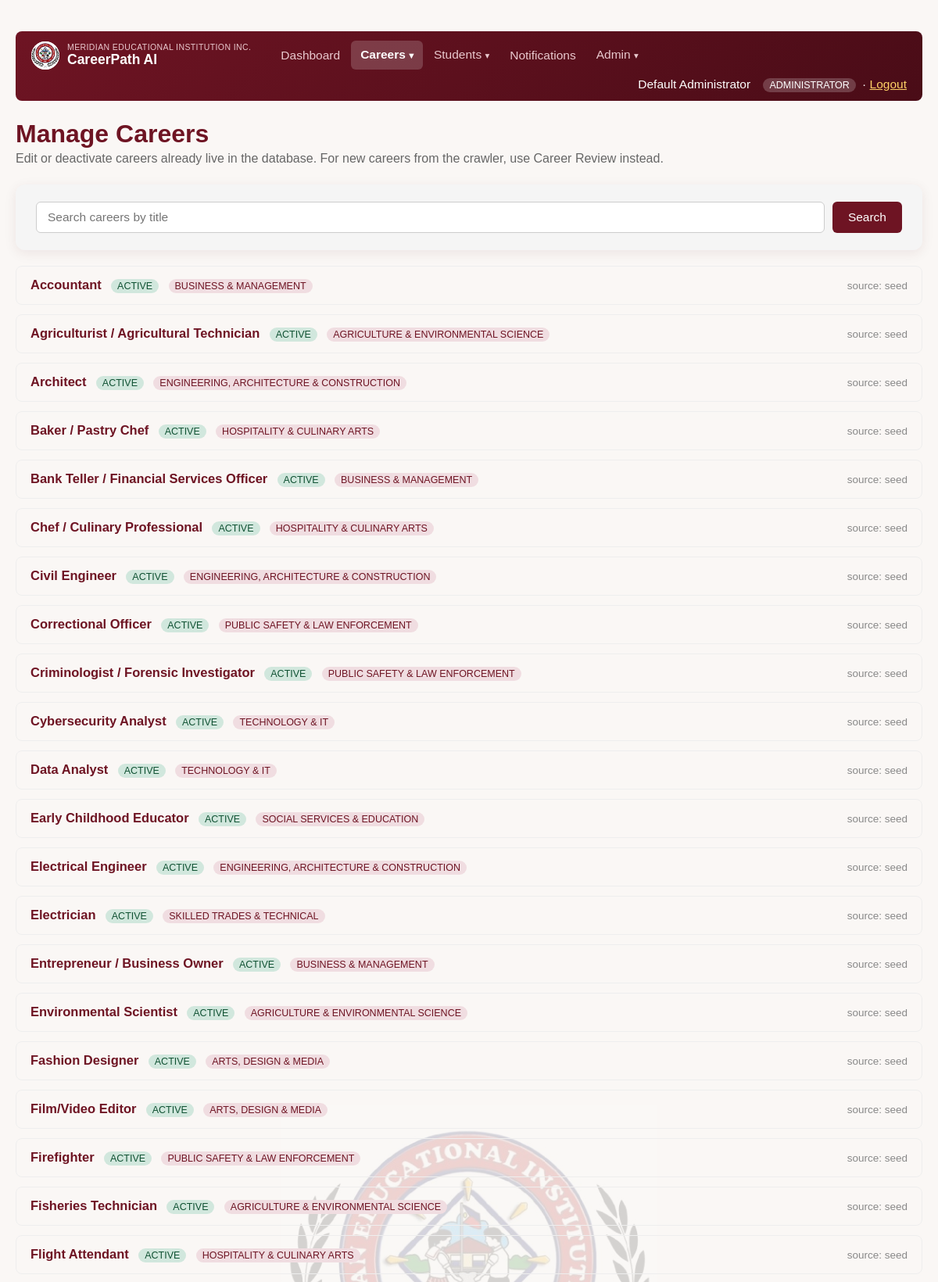
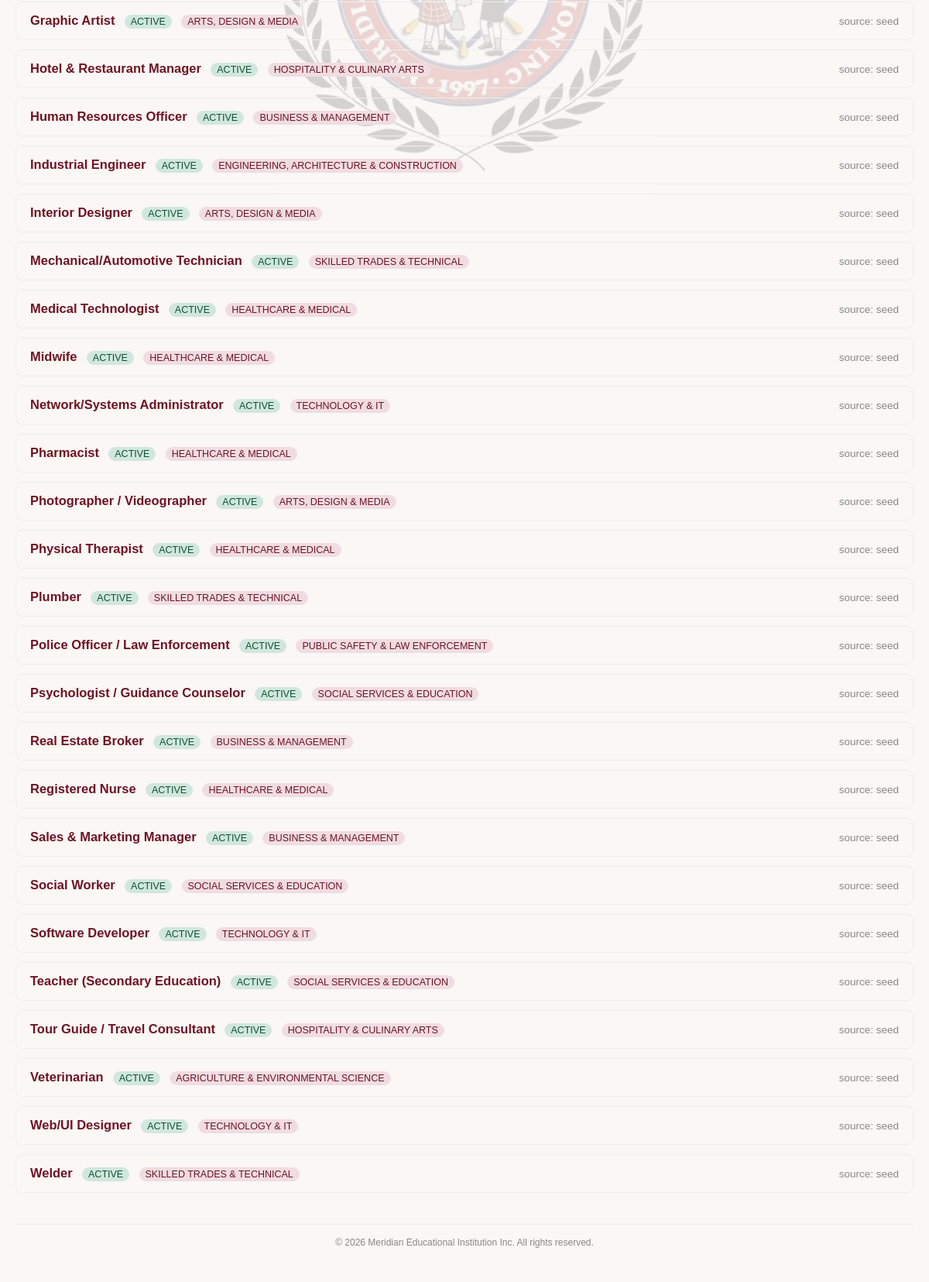
Page /php/careers_manage.php (signed in) on the committed database (2 pictures, top to bottom).
### tables this page shows
CREATE TABLE careers (
    career_id           INT AUTO_INCREMENT PRIMARY KEY,
    career_title         VARCHAR(150) NOT NULL,
     
     
     
     
     
     
     
    career_category      VARCHAR(100) NULL,
    description          TEXT,
    daily_task           TEXT,
    educational_pathway  VARCHAR(255),
     
     
     
     
     
     
     
    key_subjects         VARCHAR(255) NULL,
    r_score              INT NOT NULL,  
    i_score              INT NOT NULL,  
    a_score              INT NOT NULL,  
    s_score              INT NOT NULL,  
    e_score              INT NOT NULL,  
    c_score              INT NOT NULL,  
    source               VARCHAR(50) DEFAULT 'seed',
     
     
     
     
     
    career_scope         ENUM('local','international') NOT NULL DEFAULT 'local',
     
     
     
    status               ENUM('active','pending','inactive') DEFAULT 'active',
    created_at           TIMESTAMP DEFAULT CURRENT_TIMESTAMP
);

### php/careers_manage.php (the view, shortened to what this page needs)
<?php
require_once __DIR__ . '/change_log_helper.php';
$pdo = get_db();
$refreshedCareerId = null;
$search = trim($_GET['q'] ?? '');
if ($search !== '') {
    $stmt = $pdo->prepare("SELECT * FROM careers WHERE career_title LIKE :like ORDER BY career_title LIMIT 200");
    $stmt->execute(['like' => '%' . $search . '%']);
} else {
    $stmt = $pdo->query("SELECT * FROM careers ORDER BY career_title LIMIT 200");
}
$careers = $stmt->fetchAll();
?>
<!DOCTYPE html>
<html lang="en">
<head>
</head>
<body>
    <img src="assets/img/logo.png" alt="" class="site-watermark">
    <div class="wrap">
        <?php require __DIR__ . '/nav.php'; ?>
        <h1>Manage Careers</h1>
        <p class="subtitle">Edit or deactivate careers already live in the database. For new careers from the crawler, use Career Review instead.</p>
        <div class="panel">
            <form class="search-form" method="GET">
                <input type="text" name="q" value="<?= htmlspecialchars($search) ?>" placeholder="Search careers by title">
                <button type="submit">Search</button>
            </form>
        </div>
        <?php foreach ($careers as $c): ?>
            <?php
                $wasRefreshed = $refreshedCareerId === (int) $c['career_id'];
            ?>
            <details class="career-row" <?= $wasRefreshed ? 'open' : '' ?>>
                <summary>
                    <span>
                        <span class="title"><?= htmlspecialchars($c['career_title']) ?></span>
                        <span class="status-tag status-<?= htmlspecialchars($c['status']) ?>"><?= htmlspecialchars($c['status']) ?></span>
                        <?php if ($c['career_category']): ?>
                            <span class="status-tag" style="background:#f0dde1;color:#6e1423;"><?= htmlspecialchars($c['career_category']) ?></span>
                        <?php else: ?>
                            <span class="status-tag" style="background:#fff3cd;color:#856404;">uncategorized</span>
                        <?php endif; ?>
                    </span>
                    <span class="meta">source: <?= htmlspecialchars($c['source'] ?? 'seed') ?></span>
                </summary>
            </details>
        <?php endforeach; ?>
    </div>
<?php require __DIR__ . '/footer.php'; ?>
</body>
</html>

### php/careers_manage.php (style rules this page uses)
* { box-sizing: border-box; }
body { font-family: Arial, sans-serif; margin: 0; padding: 40px 20px; color: #222; background: #faf7f5; }
.wrap { max-width: 1280px; margin: 0 auto; }
h1 { color: #6e1423; margin-bottom: 4px; }
.subtitle { color: #666; margin-top: 0; margin-bottom: 24px; }
.panel { background: #f5f5f5; border-radius: 12px; box-shadow: 0 4px 16px rgba(74,12,23,0.08); padding: 22px 26px; margin-bottom: 20px; }
.search-form { display: flex; gap: 10px; }
.search-form input[type=text] { flex: 1; padding: 10px 14px; border: 1px solid #ccc; border-radius: 6px; font-size: 15.5px; }
.search-form button { padding: 10px 20px; background: #6e1423; color: #fff; border: none; border-radius: 6px; font-size: 15.5px; cursor: pointer; transition: transform 0.12s ease, box-shadow 0.12s ease, background-color 0.15s ease; }
.career-row { border: 1px solid #eee; border-radius: 8px; padding: 14px 18px; margin-bottom: 12px; }
.career-row summary { cursor: pointer; list-style: none; display: flex; justify-content: space-between; align-items: center; font-size: 15.5px; }
.career-row summary .title { font-weight: bold; color: #6e1423; font-size: 16.5px; }
.career-row summary .meta { color: #888; font-size: 13.5px; }
.status-tag { display: inline-block; padding: 2px 8px; border-radius: 10px; font-size: 12.5px; text-transform: uppercase; margin-left: 8px; }
.status-active { background: #d1e7dd; color: #0f5132; }
input[type=text], textarea { width: 100%; padding: 6px 8px; border: 1px solid #ccc; border-radius: 4px; font-family: inherit; box-sizing: border-box; }
.site-watermark { position: fixed; top: 50%; left: 50%; transform: translate(-50%, -50%); width: 480px; max-width: 60vw; opacity: 0.15; z-index: -1; pointer-events: none; user-select: none; }

### rows in the picture
careers: career_title "Accountant", status "ACTIVE", career_category "BUSINESS & MANAGEMENT", source "seed"
careers: career_title "Agriculturist / Agricultural Technician", status "ACTIVE", career_category "AGRICULTURE & ENVIRONMENTAL SCIENCE", source "seed"
careers: career_title "Architect", status "ACTIVE", career_category "ENGINEERING, ARCHITECTURE & CONSTRUCTION", source "seed"
careers: career_title "Baker / Pastry Chef", status "ACTIVE", career_category "HOSPITALITY & CULINARY ARTS", source "seed"
careers: career_title "Bank Teller / Financial Services Officer", status "ACTIVE", career_category "BUSINESS & MANAGEMENT", source "seed"
careers: career_title "Chef / Culinary Professional", status "ACTIVE", career_category "HOSPITALITY & CULINARY ARTS", source "seed"
careers: career_title "Civil Engineer", status "ACTIVE", career_category "ENGINEERING, ARCHITECTURE & CONSTRUCTION", source "seed"
careers: career_title "Correctional Officer", status "ACTIVE", career_category "PUBLIC SAFETY & LAW ENFORCEMENT", source "seed"
careers: career_title "Criminologist / Forensic Investigator", status "ACTIVE", career_category "PUBLIC SAFETY & LAW ENFORCEMENT", source "seed"
careers: career_title "Cybersecurity Analyst", status "ACTIVE", career_category "TECHNOLOGY & IT", source "seed"
careers: career_title "Data Analyst", status "ACTIVE", career_category "TECHNOLOGY & IT", source "seed"
careers: career_title "Early Childhood Educator", status "ACTIVE", career_category "SOCIAL SERVICES & EDUCATION", source "seed"
careers: career_title "Electrical Engineer", status "ACTIVE", career_category "ENGINEERING, ARCHITECTURE & CONSTRUCTION", source "seed"
careers: career_title "Electrician", status "ACTIVE", career_category "SKILLED TRADES & TECHNICAL", source "seed"
careers: career_title "Entrepreneur / Business Owner", status "ACTIVE", career_category "BUSINESS & MANAGEMENT", source "seed"
careers: career_title "Environmental Scientist", status "ACTIVE", career_category "AGRICULTURE & ENVIRONMENTAL SCIENCE", source "seed"
careers: career_title "Fashion Designer", status "ACTIVE", career_category "ARTS, DESIGN & MEDIA", source "seed"
careers: career_title "Film/Video Editor", status "ACTIVE", career_category "ARTS, DESIGN & MEDIA", source "seed"
careers: career_title "Firefighter", status "ACTIVE", career_category "PUBLIC SAFETY & LAW ENFORCEMENT", source "seed"
careers: career_title "Fisheries Technician", status "ACTIVE", career_category "AGRICULTURE & ENVIRONMENTAL SCIENCE", source "seed"
careers: career_title "Flight Attendant", status "ACTIVE", career_category "HOSPITALITY & CULINARY ARTS", source "seed"
careers: career_title "Graphic Artist", status "ACTIVE", career_category "ARTS, DESIGN & MEDIA", source "seed"
careers: career_title "Hotel & Restaurant Manager", status "ACTIVE", career_category "HOSPITALITY & CULINARY ARTS", source "seed"
careers: career_title "Human Resources Officer", status "ACTIVE", career_category "BUSINESS & MANAGEMENT", source "seed"
careers: career_title "Industrial Engineer", status "ACTIVE", career_category "ENGINEERING, ARCHITECTURE & CONSTRUCTION", source "seed"
careers: career_title "Interior Designer", status "ACTIVE", career_category "ARTS, DESIGN & MEDIA", source "seed"
careers: career_title "Mechanical/Automotive Technician", status "ACTIVE", career_category "SKILLED TRADES & TECHNICAL", source "seed"
careers: career_title "Medical Technologist", status "ACTIVE", career_category "HEALTHCARE & MEDICAL", source "seed"
careers: career_title "Midwife", status "ACTIVE", career_category "HEALTHCARE & MEDICAL", source "seed"
careers: career_title "Network/Systems Administrator", status "ACTIVE", career_category "TECHNOLOGY & IT", source "seed"
careers: career_title "Pharmacist", status "ACTIVE", career_category "HEALTHCARE & MEDICAL", source "seed"
careers: career_title "Photographer / Videographer", status "ACTIVE", career_category "ARTS, DESIGN & MEDIA", source "seed"
careers: career_title "Physical Therapist", status "ACTIVE", career_category "HEALTHCARE & MEDICAL", source "seed"
careers: career_title "Plumber", status "ACTIVE", career_category "SKILLED TRADES & TECHNICAL", source "seed"
careers: career_title "Police Officer / Law Enforcement", status "ACTIVE", career_category "PUBLIC SAFETY & LAW ENFORCEMENT", source "seed"
careers: career_title "Psychologist / Guidance Counselor", status "ACTIVE", career_category "SOCIAL SERVICES & EDUCATION", source "seed"
careers: career_title "Real Estate Broker", status "ACTIVE", career_category "BUSINESS & MANAGEMENT", source "seed"
careers: career_title "Registered Nurse", status "ACTIVE", career_category "HEALTHCARE & MEDICAL", source "seed"

### other values in the picture
$currentUser['name'] "Default Administrator"
$currentUser['role'] "ADMINISTRATOR"
